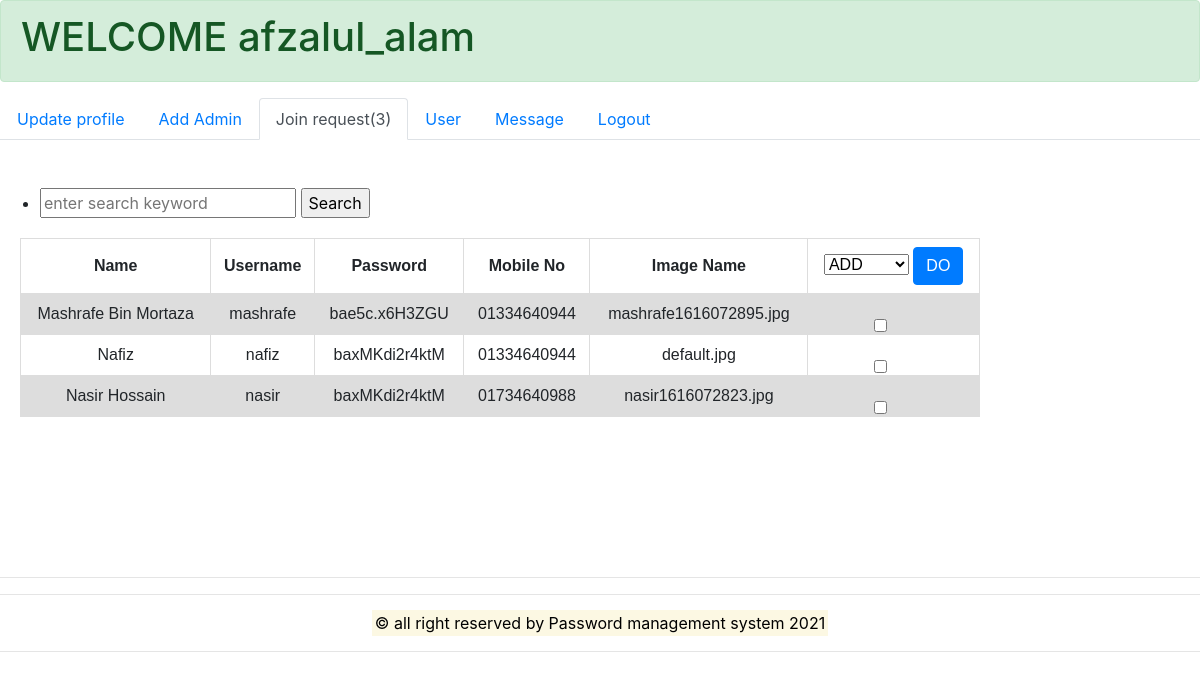
Screenshot of /join_request.php (signed in) with the database file from the repository.
### tables this page shows
CREATE TABLE `join_request` (
  `name` varchar(30) NOT NULL,
  `username` varchar(30) NOT NULL,
  `password` varchar(300) NOT NULL,
  `mobile_no` varchar(30) NOT NULL,
  `image_name` varchar(300) NOT NULL
);

### functions.php (the view, shortened to what this page needs)
<?php include_once "db.php";
    function total_request()
    {
        global $connection;
        $query="select * from join_request";
        $result=mysqli_query($connection,$query);
        $total=mysqli_num_rows($result);
        echo $total;
    }
    function read_join_request()
    {
        global $connection;
        $query="select * from join_request";
        $result=mysqli_query($connection,$query);
        if($result)
        {
            echo '<form action="join_request.php" method="post">
            <table border="1" width=60%>
             <tr>
                <th>Name</th>
                <th>Username</th>
                <th>Password</th>
                <th>Mobile No</th>
                <th>Image Name</th>
                <th>
                    <select name="operation">
                      <option value="add">ADD</option>
                      <option value="delete">DELETE</option>
                    </select>
                    <input type="submit" name="DO" class="btn btn-primary" value="DO">
                </th>
            </tr>';
            while ($row = mysqli_fetch_row($result))
            {
                echo '
                <tr>
                    <td>'.$row[0].'</td>
                    <td>'.$row[1].'</td>
                    <td>'.$row[2].'</td>
                    <td>0'.$row[3].'</td>
                    <td>'.$row[4].'</td>
                    <td><input class="form-check-input" type="checkbox" name="selected_username[]" value="'.$row[1].'"></td>
                </tr>';
            }
            echo'</table><br><br>
            </form>';
        }
        else
        {
                show_error_message("read failed.");
                echo mysqli_error($connection);
        }
    }
?>

### join_request.php (shortened to what this page needs)
<?php
include"functions.php";
?>
<!DOCTYPE html>
<html lang="en">
<?php include "header.php"; ?>
<body>
    <div class="alert alert-success" role="alert" text-align:center>
      <h1>WELCOME <?php echo $_SESSION['username']; ?></h1>
    </div>
        <ul class="nav nav-tabs">
          <li class="nav-item">
            <a class="nav-link" href="admin_update.php">Update profile</a>
          </li>
          <li class="nav-item">
            <a class="nav-link" href="admin_sign_up.php">Add Admin</a>
          </li>
          <li class="nav-item">
            <a class="nav-link active" href="join_request.php">Join request(<?php total_request(); ?>)</a>
          </li>
          <li class="nav-item">
            <a class="nav-link" href="user_no.php">User</a>
          </li>
          <li class="nav-item">
            <a class="nav-link " href="admin_feedback.php">Message</a>
          </li>
          <li class="nav-item">
            <a class="nav-link" href="logout.php">Logout</a>
          </li>
        </ul>
        <br><br>
        <ul>
            <form action="join_request.php" method="post">
                <li>
                   <input type="text" name="search"  placeholder="enter search keyword">
                   <input type="submit" name="Search" value="Search">
                </li>
            </form>
        </ul>
    <?php
        if(isset($_POST['Search']))
        {
            search_join_request();
        }
        else
         read_join_request();
    ?>
    <?php include"e-travel_footer.php"; ?>
</body>
</html>

### header.php (shortened to what this page needs)
<head>
    <link rel="stylesheet" href="https://stackpath.bootstrapcdn.com/bootstrap/4.1.1/css/bootstrap.min.css">
</head>

### e-travel_footer.php
<footer>
            <br><br><br><br>
            <hr><hr>
          <p align="center">
              <mark>&copy; all right reserved by Password management system <?php echo "20".date("y"); ?></mark><br>
            <hr>
          </p>
</footer>

### header.php (style rules this page uses)
table { font-family: arial, sans-serif; border-collapse: collapse; width: 80%; margin-top:20px ; margin-left:20px }
td, th { border: 1px solid #dddddd; text-align: left; padding: 8px; text-align: center; }
tr:nth-child(even) { background-color: #dddddd; }

### rows the page displays
join_request: name "Mashrafe Bin Mortaza", username "mashrafe", password "bae5c.x6H3ZGU", mobile_no "1334640944", image_name "mashrafe1616072895.jpg"
join_request: name "Nafiz", username "nafiz", password "baxMKdi2r4ktM", mobile_no "1334640944", image_name "default.jpg"
join_request: name "Nasir Hossain", username "nasir", password "baxMKdi2r4ktM", mobile_no "1734640988", image_name "nasir1616072823.jpg"

### other values shown
$_SESSION['username'] "afzalul_alam"
$total "3"
